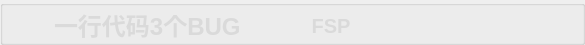
        <widget class="QGroupBox" name="groupBox">
         <property name="minimumSize">
          <size>
           <width>0</width>
           <height>45</height>
          </size>
         </property>
         <property name="maximumSize">
          <size>
           <width>16777215</width>
           <height>45</height>
          </size>
         </property>
         <property name="styleSheet">
          <string notr="true">#groupBox{
background-color: rgba(75, 75, 75, 200);
border: 0px solid #42adff;
border-left: 0px solid rgba(29, 83, 185, 255);
border-right: 0px solid rgba(29, 83, 185, 255);
border-bottom: 1px solid rgba(200, 200, 200,100);
;
border-radius:0px;}</string>
         </property>
         <property name="title">
          <string/>
         </property>
         <layout class="QHBoxLayout" name="horizontalLayout">
          <property name="spacing">
           <number>0</number>
          </property>
          <property name="topMargin">
           <number>0</number>
          </property>
          <property name="bottomMargin">
           <number>0</number>
          </property>
          <item>
           <widget class="QLabel" name="label_7">
            <property name="minimumSize">
             <size>
              <width>40</width>
              <height>40</height>
             </size>
            </property>
            <property name="maximumSize">
             <size>
              <width>40</width>
              <height>40</height>
             </size>
            </property>
            <property name="text">
             <string/>
            </property>
            <property name="pixmap">
             <pixmap resource="../apprcc.qrc">:/img/icon/笑脸.png</pixmap>
            </property>
           </widget>
          </item>
          <item>
           <widget class="QLabel" name="label_4">
            <property name="styleSheet">
             <string notr="true">QLabel
{
	font-size: 24px;
	font-family: &quot;Microsoft YaHei&quot;;
	font-weight: bold;
 		border-radius:9px;
		background:rgba(66, 195, 255, 0);
color: rgb(218, 218, 218);
}
</string>
            </property>
            <property name="text">
             <string>一行代码3个BUG</string>
            </property>
           </widget>
          </item>
          <item>
           <spacer name="horizontalSpacer">
            <property name="orientation">
             <enum>Qt::Horizontal</enum>
            </property>
            <property name="sizeHint" stdset="0">
             <size>
              <width>40</width>
              <height>20</height>
             </size>
            </property>
           </spacer>
          </item>
          <item>
           <widget class="QLabel" name="fps_label">
            <property name="minimumSize">
             <size>
              <width>100</width>
              <height>40</height>
             </size>
            </property>
            <property name="maximumSize">
             <size>
              <width>100</width>
              <height>40</height>
             </size>
            </property>
            <property name="styleSheet">
             <string notr="true">QLabel
{
	font-size: 20px;
	font-family: &quot;Microsoft YaHei&quot;;
	font-weight: bold;
 		border-radius:9px;
		background:rgba(66, 195, 255, 0);
color: rgb(218, 218, 218);
}
</string>
            </property>
            <property name="text">
             <string>FSP</string>
            </property>
            <property name="alignment">
             <set>Qt::AlignCenter</set>
            </property>
           </widget>
          </item>
          <item>
           <spacer name="horizontalSpacer_2">
            <property name="orientation">
             <enum>Qt::Horizontal</enum>
            </property>
            <property name="sizeHint" stdset="0">
             <size>
              <width>40</width>
              <height>20</height>
             </size>
            </property>
           </spacer>
          </item>
          <item>
           <layout class="QHBoxLayout" name="horizontalLayout_5">
            <property name="spacing">
             <number>0</number>
            </property>
            <item>
             <widget class="QPushButton" name="minButton">
              <property name="minimumSize">
               <size>
                <width>50</width>
                <height>28</height>
               </size>
              </property>
              <property name="maximumSize">
               <size>
                <width>50</width>
                <height>28</height>
               </size>
              </property>
              <property name="styleSheet">
               <string notr="true">QPushButton {
border-style: solid;
border-width: 0px;
border-radius: 0px;
background-color: rgba(223, 223, 223, 0);}
QPushButton::focus{outline: none;}
QPushButton::hover {
border-style: solid;
border-width: 0px;
border-radius: 0px;
background-color: rgba(223, 223, 223, 150);}</string>
              </property>
              <property name="text">
               <string/>
              </property>
              <property name="icon">
               <iconset resource="../apprcc.qrc">
                <normaloff>:/img/icon/最小化.png</normaloff>:/img/icon/最小化.png</iconset>
              </property>
             </widget>
            </item>
            <item>
             <widget class="QPushButton" name="maxButton">
              <property name="minimumSize">
               <size>
                <width>50</width>
                <height>28</height>
               </size>
              </property>
              <property name="maximumSize">
               <size>
                <width>50</width>
                <height>28</height>
               </size>
              </property>
              <property name="styleSheet">
               <string notr="true">QPushButton {
border-style: solid;
border-width: 0px;
border-radius: 0px;
background-color: rgba(223, 223, 223, 0);}
QPushButton::focus{outline: none;}
QPushButton::hover {
border-style: solid;
border-width: 0px;
border-radius: 0px;
background-color: rgba(223, 223, 223, 150);}</string>
              </property>
              <property name="text">
               <string/>
              </property>
              <property name="icon">
               <iconset resource="../apprcc.qrc">
                <normaloff>:/img/icon/正方形.png</normaloff>
                <activeon>:/img/icon/还原.png</activeon>
                <selectedon>:/img/icon/还原.png</selectedon>:/img/icon/正方形.png</iconset>
              </property>
              <property name="checkable">
               <bool>true</bool>
              </property>
             </widget>
            </item>
            <item>
             <widget class="QPushButton" name="closeButton">
              <property name="minimumSize">
               <size>
                <width>50</width>
                <height>28</height>
               </size>
              </property>
              <property name="maximumSize">
               <size>
                <width>50</width>
                <height>28</height>
               </size>
              </property>
              <property name="styleSheet">
               <string notr="true">QPushButton {
border-style: solid;
border-width: 0px;
border-radius: 0px;
background-color: rgba(223, 223, 223, 0);}
QPushButton::focus{outline: none;}
QPushButton::hover {
border-style: solid;
border-width: 0px;
border-radius: 0px;
background-color: rgba(223, 223, 223, 150);}</string>
              </property>
              <property name="text">
               <string/>
              </property>
              <property name="icon">
               <iconset resource="../apprcc.qrc">
                <normaloff>:/img/icon/关闭.png</normaloff>:/img/icon/关闭.png</iconset>
              </property>
             </widget>
            </item>
           </layout>
          </item>
         </layout>
        </widget>
